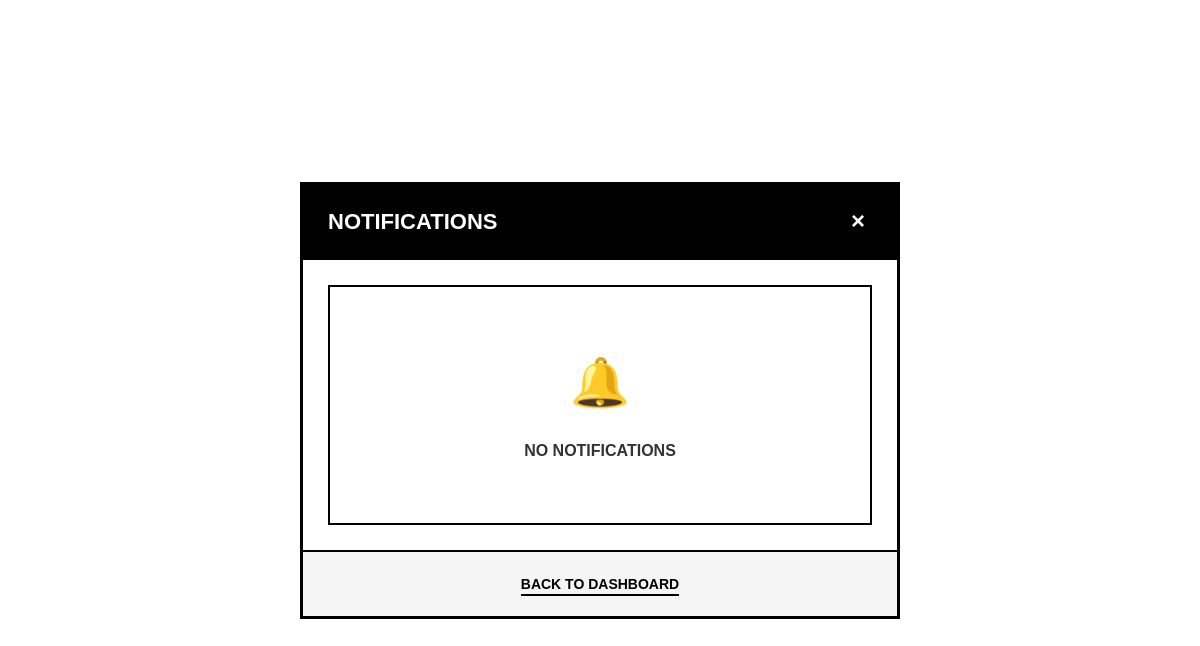
Page /superadmin/notifications.php (signed in) on the earlier database version.
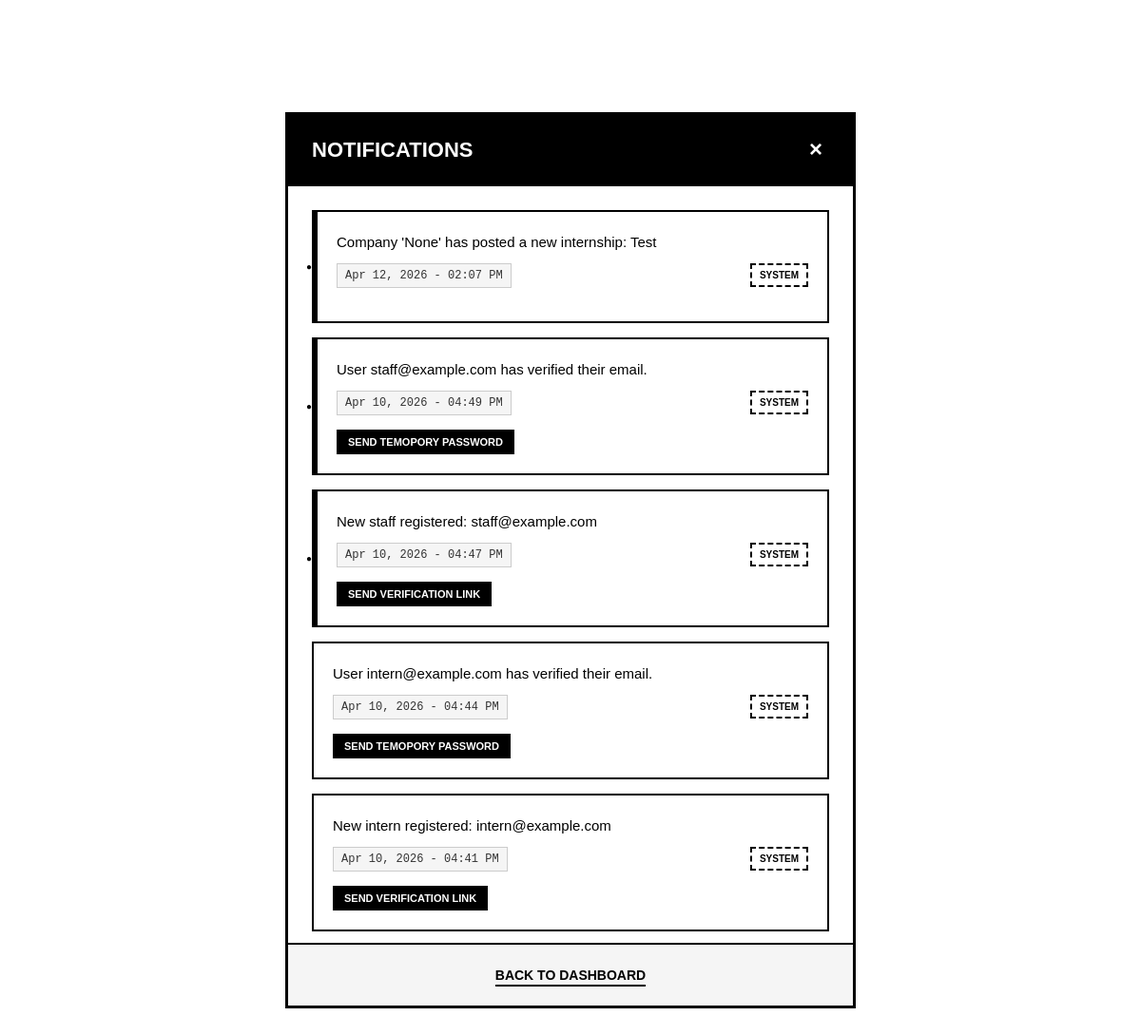
Same page on the later database version.
### tables this page shows
CREATE TABLE `notifications` (
  `notification_id` int(11) NOT NULL,
  `user_id` int(11) NOT NULL,
  `message` text NOT NULL,
  `action_url` varchar(255) DEFAULT NULL,
  `action_label` varchar(100) DEFAULT NULL,
  `related_user_id` int(11) DEFAULT NULL,
  `is_read` tinyint(1) DEFAULT 0,
  `created_at` timestamp NOT NULL DEFAULT current_timestamp(),
  `link` varchar(255) NOT NULL
);

### superadmin/notifications.php (the view, shortened to what this page needs)
<?php
require_once '../includes/functions.php';
$pdo->prepare("UPDATE notifications SET is_read = 1 WHERE user_id = ?")->execute([$_SESSION['user_id']]);
$stmt = $pdo->prepare("SELECT * FROM notifications WHERE user_id = ? ORDER BY created_at DESC");
$stmt->execute([$_SESSION['user_id']]);
$notifications = $stmt->fetchAll();
function getNotificationType($message)
{
    $message = strtolower($message);
    if (strpos($message, 'application') !== false || strpos($message, 'applied') !== false) {
        return 'application';
    } elseif (strpos($message, 'message') !== false || strpos($message, 'sent') !== false) {
        return 'message';
    } elseif (strpos($message, 'otp') !== false) {
        return 'otp';
    } elseif (strpos($message, 'verification') !== false || strpos($message, 'verify') !== false) {
        return 'verification';
    } else {
        return 'system';
    }
}
?>
<!DOCTYPE html>
<html>
<head>
    <link rel="stylesheet" href="../assets/css/admin_notification.css">
    <link rel="stylesheet" href="../assets/css/responsive.css">
</head>
<body>
    <div class="modal-overlay">
        <div class="modal-container">
            <div class="modal-header">
                <h2>Notifications</h2>
                <a href="index.php" class="close-button">&times;</a>
            </div>
            <div class="modal-body">
                <?php if (empty($notifications)): ?>
                    <div class="empty-state">
                        <p>No notifications</p>
                    </div>
                <?php else: ?>
                    <div class="notifications-list">
                        <?php foreach ($notifications as $index => $notif): ?>
                            <?php $type = getNotificationType($notif['message']); ?>
                            <div class="notification-item <?= $index < 3 ? 'unread' : '' ?>">
                                <div class="notification-message">
                                    <?= htmlspecialchars($notif['message']) ?>
                                </div>
                                <div class="notification-meta">
                                    <span class="notification-time">
                                        <?= date('M d, Y - h:i A', strtotime($notif['created_at'])) ?>
                                    </span>
                                    <span class="notification-type <?= $type ?>">
                                        <?= ucfirst($type) ?>
                                    </span>
                                </div>
                                <?php if (!empty($notif['action_url'])): ?>
                                    <div class="notification-actions">
                                        <?php
                                        $actionUrl = (string) $notif['action_url'];
                                        $path = parse_url($actionUrl, PHP_URL_PATH) ?: '';
                                        parse_str((string) parse_url($actionUrl, PHP_URL_QUERY), $actionParams);
                                        ?>
                                        <?php if (in_array($path, ['send_otp.php', 'send_verification.php'], true) && !empty($actionParams['user_id'])): ?>
                                            <form method="POST" action="<?= htmlspecialchars($path) ?>" style="display:inline;">
                                                <button type="submit" class="btn btn-primary btn-small">
                                                    <?= htmlspecialchars($notif['action_label'] ?? 'Submit') ?>
                                                </button>
                                            </form>
                                        <?php else: ?>
                                            <a href="<?= htmlspecialchars($actionUrl) ?>" class="btn btn-primary btn-small">
                                                <?= htmlspecialchars($notif['action_label'] ?? 'View') ?>
                                            </a>
                                        <?php endif; ?>
                                    </div>
                                <?php endif; ?>
                            </div>
                        <?php endforeach; ?>
                    </div>
                <?php endif; ?>
            </div>
            <div class="modal-footer">
                <a href="index.php">Back to Dashboard</a>
            </div>
        </div>
    </div>
</body>
</html>

Differences in the rows shown:
added notifications: message "Company 'None' has posted a new internship: Test", created_at "Apr 12, 2026 - 02:07 PM", message "SYSTEM"
added notifications: message "User staff@example.com has verified their email.", created_at "Apr 10, 2026 - 04:49 PM", message "SYSTEM", action_label "SEND TEMOPORY PASSWORD"
added notifications: message "New staff registered: staff@example.com", created_at "Apr 10, 2026 - 04:47 PM", message "SYSTEM", action_label "SEND VERIFICATION LINK"
added notifications: message "User intern@example.com has verified their email.", created_at "Apr 10, 2026 - 04:44 PM", message "SYSTEM", action_label "SEND TEMOPORY PASSWORD"
added notifications: message "New intern registered: intern@example.com", created_at "Apr 10, 2026 - 04:41 PM", message "SYSTEM", action_label "SEND VERIFICATION LINK"
Other differences:
text no longer shown: "NO NOTIFICATIONS"
